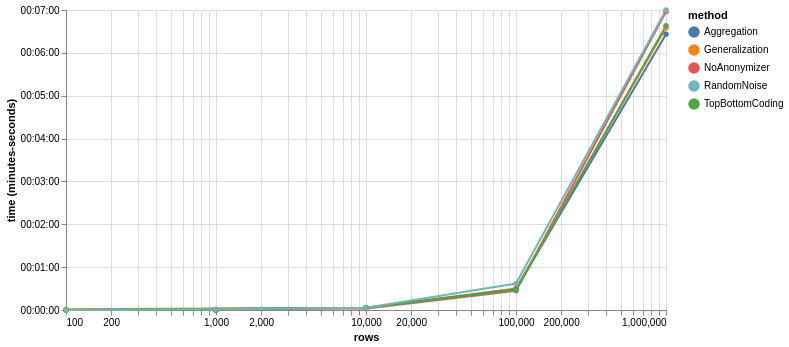

This figure's Vega-Lite source:
### Vega-Lite specification from a JSON file in a GitHub repository (floating-point values rounded to 4 significant figures)
{"$schema": "https://vega.github.io/schema/vega-lite/v5.json", "width": 600, "height": 300, "data": {"values": [{"rows": 100, "time": "27 Janv 2022 16:00:00", "method": "NoAnonymizer"}, {"rows": 1000, "time": "27 Janv 2022 16:00:00", "method": "NoAnonymizer"}, {"rows": 10000, "time": "27 Janv 2022 16:00:02", "method": "NoAnonymizer"}, {"rows": 100000, "time": "27 Janv 2022 16:00:27", "method": "NoAnonymizer"}, {"rows": 1000000, "time": "27 Janv 2022 16:06:58", "method": "NoAnonymizer"}, {"rows": 100, "time": "27 Janv 2022 16:00:01", "method": "Generalization"}, {"rows": 1000, "time": "27 Janv 2022 16:00:00", "method": "Generalization"}, {"rows": 10000, "time": "27 Janv 2022 16:00:03", "method": "Generalization"}, {"rows": 100000, "time": "27 Janv 2022 16:00:30", "method": "Generalization"}, {"rows": 1000000, "time": "27 Janv 2022 16:06:35", "method": "Generalization"}, {"rows": 100, "time": "27 Janv 2022 16:00:00", "method": "Aggregation"}, {"rows": 1000, "time": "27 Janv 2022 16:00:00", "method": "Aggregation"}, {"rows": 10000, "time": "27 Janv 2022 16:00:03", "method": "Aggregation"}, {"rows": 100000, "time": "27 Janv 2022 16:00:29", "method": "Aggregation"}, {"rows": 1000000, "time": "27 Janv 2022 16:06:26", "method": "Aggregation"}, {"rows": 100, "time": "27 Janv 2022 16:00:00", "method": "TopBottomCoding"}, {"rows": 1000, "time": "27 Janv 2022 16:00:00", "method": "TopBottomCoding"}, {"rows": 10000, "time": "27 Janv 2022 16:00:03", "method": "TopBottomCoding"}, {"rows": 100000, "time": "27 Janv 2022 16:00:28", "method": "TopBottomCoding"}, {"rows": 1000000, "time": "27 Janv 2022 16:06:38", "method": "TopBottomCoding"}, {"rows": 100, "time": "27 Janv 2022 16:00:00", "method": "RandomNoise"}, {"rows": 1000, "time": "27 Janv 2022 16:00:01", "method": "RandomNoise"}, {"rows": 10000, "time": "27 Janv 2022 16:00:03", "method": "RandomNoise"}, {"rows": 100000, "time": "27 Janv 2022 16:00:37", "method": "RandomNoise"}, {"rows": 1000000, "time": "27 Janv 2022 16:07:00", "method": "RandomNoise"}]}, "mark": {"type": "line", "point": true}, "encoding": {"y": {"field": "time", "timeUnit": "minutesseconds"}, "x": {"field": "rows", "type": "quantitative", "scale": {"type": "log"}}, "color": {"field": "method", "type": "nominal"}}}
